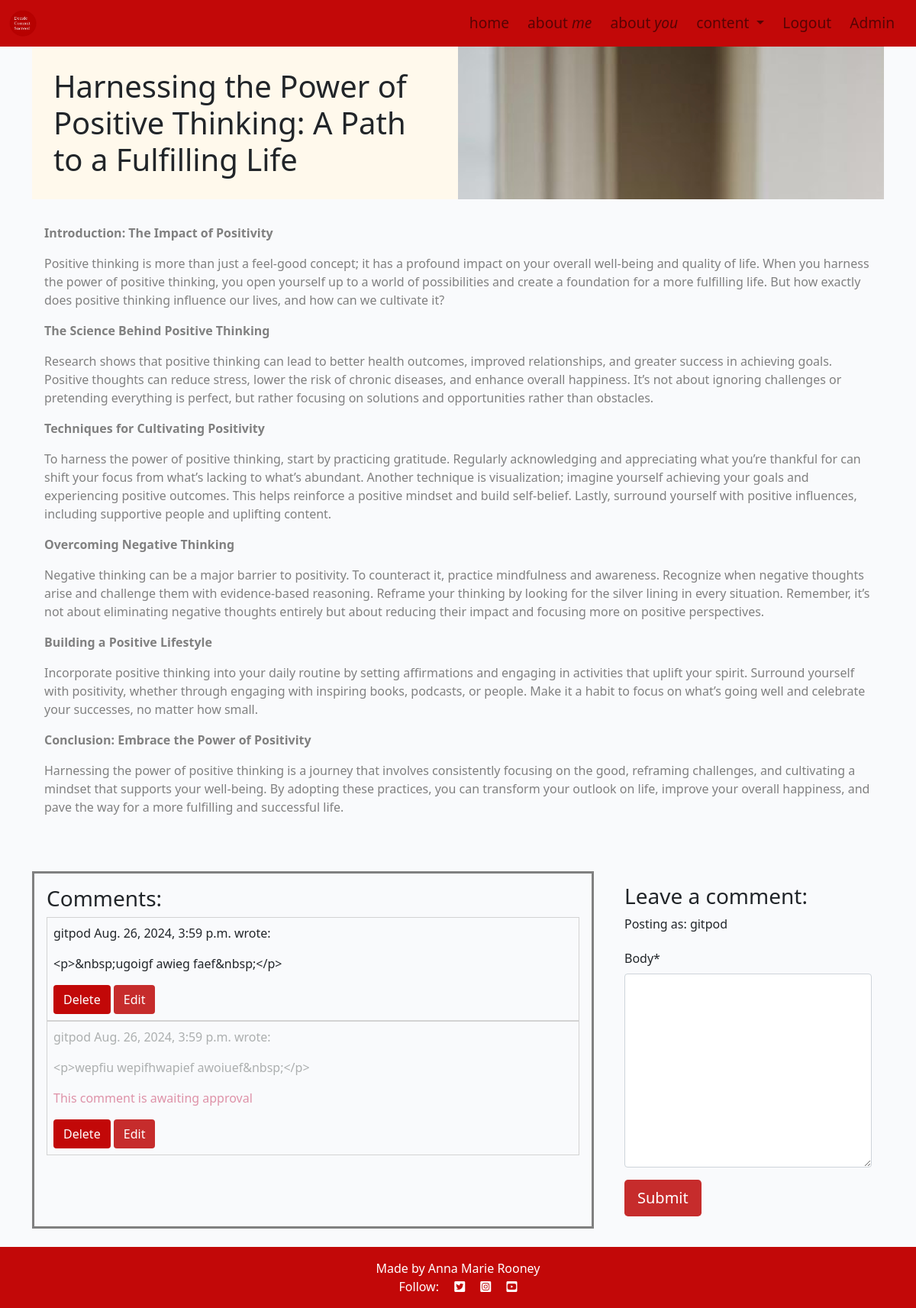
Screenshot of /harnessing-power-of-positive-thinking/ (signed in) with the database file from the repository.
### blog/models.py (models this page shows, shortened)
class Post(models.Model):
    title = models.CharField(max_length=200, unique=True)
    slug = models.SlugField(max_length=200, unique=True)
    author = models.ForeignKey(
        User, on_delete=models.CASCADE,
        related_name="blog_posts")
    featured_image = CloudinaryField('image', default='placeholder')
    excerpt = models.TextField(blank=True)
    content = models.TextField()
    created_on = models.DateTimeField(auto_now_add=True)
    updated_on = models.DateTimeField(auto_now=True)
    status = models.IntegerField(choices=STATUS, default=0)
    tags = TaggableManager(blank=True)
    mastimage = models.ImageField(upload_to='media/masthead_images/', blank=True, null=True, default='static/images/whiteboard.png')
    viewcount = models.PositiveIntegerField(default=0)  # View Count Field
    class Meta:
        ordering = ["-created_on"]

class Comment(models.Model):
    post = models.ForeignKey(
        Post, on_delete=models.CASCADE, related_name="comments")
    author = models.ForeignKey(
        User, on_delete=models.CASCADE, related_name="commenter")
    body = models.TextField()
    approved = models.BooleanField(default=False)
    created_on = models.DateTimeField(auto_now_add=True)
    class Meta:
        ordering = ["created_on"]

### blog/views.py (the view, shortened to what this page needs)
# urls.py: path('<slug:slug>/', views.post_detail, name='blogpost'),
def post_detail(request, slug):
    queryset = Post.objects.filter(status=1)
    post = get_object_or_404(queryset, slug=slug)
    masthead_image = post.mastimage
    comments = post.comments.all().order_by("-created_on")
    comment_count = post.comments.filter(approved=True).count()
    comment_form = CommentForm()
    return render(
        request,
        "blog/blogpost.html",
        {
            "post": post,
            "comments": comments,
            "comment_count": comment_count,
            "comment_form": comment_form,
            "mastimage": masthead_image,
        },
    )

### blog/forms.py
class CommentForm(forms.ModelForm):
    class Meta:
        model = Comment
        fields = ('body',)

### blog/templates/blog/blogpost.html (shortened to what this page needs)
{% extends "base.html" %}
{% load static %}
{% load crispy_forms_tags %}
{% block content %}
<div class="container-fluid">
  <div class="container">
      <div class="row g-0 overflow-hidden masthead">
          <div class="col-md-6 masthead-text">
              <h1 class="post-title">{{ post.title }}</h1>
          </div>
          <div class="d-none d-md-block col-md-6 masthead-image">
            {% if post.mastimage %}
                <img src="{{ post.mastimage.url }}" alt="Mast Image">
            {% else %}
            <img src="static/images/whiteboard.png" alt="Mast Image">
            {% endif %}
          </div>
      </div>
      <div class="row">
          <div class="col-12 card mb-4 mt-3">
              <div class="card-body">
                  <article class="card-text">
                      {{ post.content | safe }}
                  </article>
              </div>
          </div>
      </div>
  </div>
  <div class="container">
      <div class="row">
          <div class="col-md-8 card mb-4 mt-3">
              <div class="card-body commentdiv">
                <h3>Comments:</h3>
                {% if comments %}
                    {% for comment in comments %}
                        <div class="p-2 comments {% if not comment.approved and comment.author == user %} faded{% elif not comment.approved %} d-none{% endif %}">
                            <p class="font-weight-bold">
                            {{ comment.author }}
                            <span class="font-weight-normal">
                            {{ comment.created_on }}
                            </span> wrote:
                            </p>
                            <div id="comment{{ comment.id }}">
                            {{ comment.body | linebreaks }}
                            </div>
                            {% if not comment.approved and comment.author == user %}
                            <p class="approval">
                            This comment is awaiting approval
                            </p>
                            {% endif %}
                            {% if user.is_authenticated and comment.author.username == user.username %}
                            <button class="btn btn-delete"comment_id="{{ comment.id }}">Delete</button>
                            <button class="btn btn-edit" comment_id="{{ comment.id }}">Edit</button>
                            {% endif %}
                        </div>
                        {% endfor %}
                        {% else %}
                        <p class="approval">There are no comments yet. Make one!</p>
                    {% endif %}
              </div>
          </div>
          <div class="col-md-4 card mb-4 mt-3">
              <div class="card-body">
                  {% if user.is_authenticated %}
                  <h3>Leave a comment:</h3>
                  <p>Posting as: {{ user.username }}</p>
                  <form id="commentForm" method="post" style="margin-top: 1.3em;">
                      {{ comment_form | crispy }}
                      <button id="submitButton" type="submit" class="btn btn-signup btn-lg">Submit</button>
                  </form>
                  {% else %}
                  <p>Log in to leave a comment</p>
                  {% endif %}
              </div>
          </div>
      </div>
  </div>
  </div>
{% endblock %}

### static/css/style.css (style rules this page uses)
body { background-color: white; }
.main-bg { background-color: #F9FAFC; }
.card { border: none; background-color: transparent; }
.card-text { color: grey; }
.masthead { height: 25vh; }
.masthead-text { background-color: #FFF9EC; color: #212529; position: relative; }
.masthead-image { position: relative; overflow: hidden; }
.post-title { padding: 5%; }
.btn-signup, .btn-edit { background-color: #c62c2c; color: #fff; }
.btn-delete { color: #fff; background: #C20808; }
.faded { color: rgb(172, 175, 175); }
.approval { color: rgb(222, 146, 168); }
.comments { border: solid 0.5px; border-color: lightgrey; }
.commentdiv { overflow-y: auto; height: 30vh; border: solid grey; }

### rows the page displays
Post: title "Harnessing the Power of Positive Thinking: A Path to a Fulfilling Life", mastimage (picture), content "Introduction: The Impact of Positivity Positive thinking is more than just a feel-good concept; it has a profound impact on your overall well-being and quality of life. When you harness the power of positive thinking, you open yourself up to a world of possibilities and create a foundation for a more fulfilling life. But how exactly does positive thinking influence our lives, and how can we cultivate it? The Science Behind Positive Thinking Research shows that positive thinking can lead to better health outcomes, improved relationships, and greater success in achieving goals. Positive thoughts can reduce stress, lower the risk of chronic diseases, and enhance overall happiness. It’s not…"
Comment: author "gitpod", created_on "Aug. 26, 2024, 3:59 p.m.", body "<p>&nbsp;ugoigf awieg faef&nbsp;</p>"
Comment: author "gitpod", created_on "Aug. 26, 2024, 3:59 p.m.", body "<p>wepfiu wepifhwapief awoiuef&nbsp;</p>", approved "This comment is awaiting approval"

### other values shown
{{ user.username }} "gitpod"
